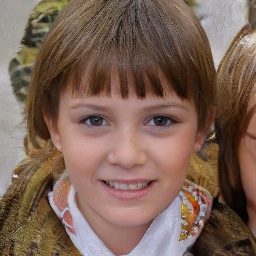
#> input picture Coding/Image/test/Fake/00HZSJQ99D.jpg, 256 x 256 px
$ python -i optical_boundary.py   (imports and definitions only)   (older library calls are emulated)
#> lines starting #> are read from the running program, lines starting #| are printed output that depends on the picture
import cv2
import numpy as np
import logging

logger = logging.getLogger(__name__)

def compute_optical_boundary_anomaly(frames: list[np.ndarray]) -> float:
    """
    Computes optical flow boundary anomaly across a sequence of face crops.

    In face-swapped deepfakes, the inner face is spliced onto the target head.
    This creates microscopic motion discontinuities at the jawline, hairline,
    and cheek boundaries. By computing dense optical flow and analyzing the
    spatial gradient of the velocity field (∇v), we can detect these "slips".

    Formula:
        v = (v_x, v_y) from Farneback Optical Flow
        ∇v_magnitude = sqrt((∂v_x/∂x)² + (∂v_y/∂y)²)

    We compare the variance of ∇v in the boundary ring vs the inner face.
    """
    if len(frames) < 2:
        return 0.5

    try:
        # We need a standard size for consistent gradient scales
        target_size = 256
        grays = []
        for f in frames:
            if len(f.shape) == 3:
                gray = cv2.cvtColor(f, cv2.COLOR_RGB2GRAY)
            else:
                gray = f
            if gray.shape[:2] != (target_size, target_size):
                gray = cv2.resize(gray, (target_size, target_size), interpolation=cv2.INTER_AREA)
            grays.append(gray)
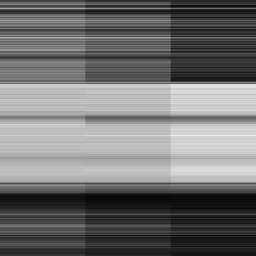
#> gray: shape (256, 256); min 7, max 236, mean 113.2
#> after the loop, grays = 256 items

        # Create masks for inner face and boundary ring
        y, x = np.ogrid[:target_size, :target_size]
        cx, cy = target_size // 2, target_size // 2

        # Elliptical mask approximations (since we only have bounding box crops)
        # Inner face: 50% radius
        # Boundary ring: 50% to 90% radius
        dist_sq = ((x - cx) / (target_size * 0.4))**2 + ((y - cy) / (target_size * 0.45))**2

        inner_mask = (dist_sq <= 1.0)
        boundary_mask = (dist_sq > 1.0) & (dist_sq <= 2.25)  # 1.5^2

        boundary_discontinuities = []

        # Process frame pairs
        for i in range(len(grays) - 1):
            prev = grays[i]
            next_f = grays[i+1]

            # Compute Dense Optical Flow (Farneback is CPU-friendly and smooth)
            flow = cv2.calcOpticalFlowFarneback(
                prev, next_f, None,
                pyr_scale=0.5, levels=3, winsize=15,
                iterations=3, poly_n=5, poly_sigma=1.2, flags=0
            )

            vx = flow[..., 0]
            vy = flow[..., 1]

            # Compute spatial gradients of the velocity field
            # Sobel derivatives with ksize=3
            dvx_dx = cv2.Sobel(vx, cv2.CV_64F, 1, 0, ksize=3)
            dvy_dy = cv2.Sobel(vy, cv2.CV_64F, 0, 1, ksize=3)

            # Magnitude of the gradient vector field ∇v
            grad_v_mag = np.sqrt(dvx_dx**2 + dvy_dy**2)

            # Analyze discontinuities
            # In a real face, the skin moves cohesively.
            # In a fake, the boundary mask slips, causing high gradient spikes in the boundary ring.

            inner_mean = np.mean(grad_v_mag[inner_mask])
            boundary_mean = np.mean(grad_v_mag[boundary_mask])

            # To avoid division by zero
            inner_mean = max(inner_mean, 1e-6)

            # Ratio of boundary motion discontinuity to inner face motion
            ratio = boundary_mean / inner_mean
            boundary_discontinuities.append(ratio)
#> this loop made 255 passes
#> (inner_mean, boundary_mean, ratio) on passes 1 to 3: (0.186, 0.184, 0.989), (0.182, 0.155, 0.853), (0.186, 0.0388, 0.208)
#> pass 1, in compute_optical_boundary_anomaly, `vx = flow[..., 0]`:
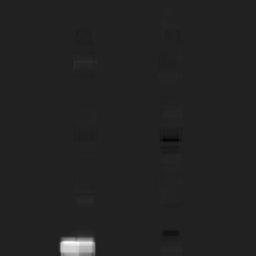
#> vx: shape (256, 256) float32; min -2.81, max 18.48, mean 0.114; drawn with min black and max white
#> pass 1, in compute_optical_boundary_anomaly, `dvx_dx = cv2.Sobel(vx, cv2.CV_64F, 1, 0, ksize=3)`:
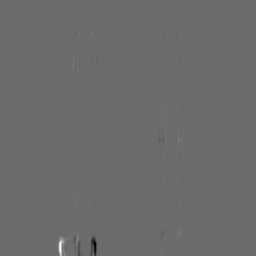
#> dvx_dx: shape (256, 256) float64; min -31.98, max 43.56, mean 0; drawn with min black and max white
#> pass 1, in compute_optical_boundary_anomaly, `dvy_dy = cv2.Sobel(vy, cv2.CV_64F, 0, 1, ksize=3)`:
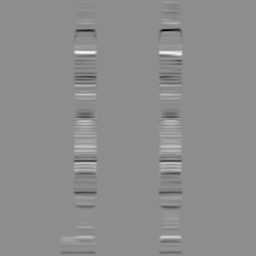
#> dvy_dy: shape (256, 256) float64; min -5.81, max 4.68, mean 0.00191; drawn with min black and max white
#> after the loop:
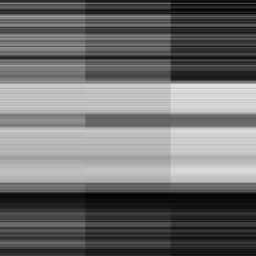
#> prev: shape (256, 256); min 2, max 229, mean 110.4
#> after the loop:
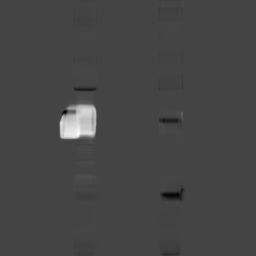
#> vx: shape (256, 256) float32; min -6.1, max 16.51, mean 0.164; drawn with min black and max white
#> after the loop:
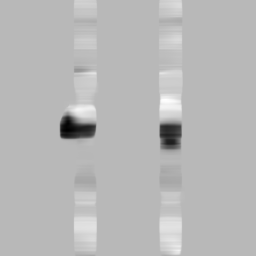
#> vy: shape (256, 256) float32; min -6.34, max 2.42, mean -0.00942; drawn with min black and max white
#> after the loop, boundary_discontinuities = 255 values, max 5.11 at index 70, min 0.0222 at index 119, mean 0.357

        if not boundary_discontinuities:
            return 0.5

        # Average ratio across the temporal window
        avg_ratio = float(np.mean(boundary_discontinuities))
#> avg_ratio = 0.357

        # Sigmoid normalization
        # Typical real face ratio is ~1.0 to 1.5 (natural expression stretch)
        # Deepfake mask slips cause ratio > 2.0 or 3.0
        # Formula: σ(4.0 * (avg_ratio - 1.8))
        logit = np.clip(4.0 * (avg_ratio - 1.8), -20.0, 20.0)
#> logit = -5.77
        anomaly_score = 1.0 / (1.0 + np.exp(-logit))
#> anomaly_score = 0.0031

        return float(anomaly_score)

    except Exception as e:
        logger.error(f"Optical boundary analysis failed: {e}")
        return 0.5

>>> import cv2
>>> picture = cv2.cvtColor(cv2.imread('../../../Image/test/Fake/00HZSJQ99D.jpg'), cv2.COLOR_BGR2RGB)
>>> result = compute_optical_boundary_anomaly(picture)
#> result = 0.0031

$ run again, on Coding/Image/test/Fake/01AV0VOUAX.jpg
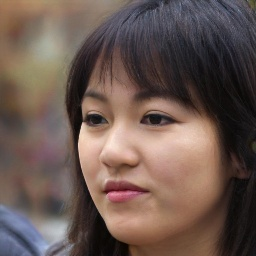
#> input picture Coding/Image/test/Fake/01AV0VOUAX.jpg, 256 x 256 px
#> after the loop in compute_optical_boundary_anomaly, `for f in frames:`:
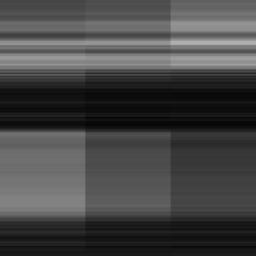
#> gray: shape (256, 256); min 5, max 176, mean 68.9
#> after the loop in compute_optical_boundary_anomaly, `for f in frames:`: grays = 256 items
#> the loop in compute_optical_boundary_anomaly, `for i in range(len(grays) - 1):` made 255 passes
#> (inner_mean, boundary_mean, ratio) on passes 1 to 3: (0.175, 0.0443, 0.253), (0.191, 0.0548, 0.286), (0.293, 0.0373, 0.127)
#> after the loop in compute_optical_boundary_anomaly, `for i in range(len(grays) - 1):`:
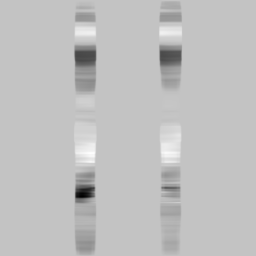
#> vy: shape (256, 256) float32; min -2.78, max 0.848, mean -0.0448; drawn with min black and max white
#> after the loop in compute_optical_boundary_anomaly, `for i in range(len(grays) - 1):`: boundary_discontinuities = 255 values, max 0.794 at index 7, min 0.00538 at index 122, mean 0.189
#> avg_ratio = 0.189
#> logit = -6.45
#> anomaly_score = 0.00159

$ run again, on Coding/Image/test/Fake/01TLT6JPSK.jpg
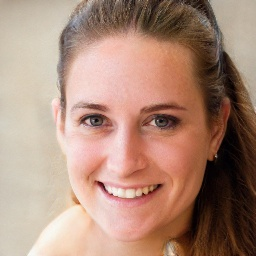
#> input picture Coding/Image/test/Fake/01TLT6JPSK.jpg, 256 x 256 px
#> after the loop in compute_optical_boundary_anomaly, `for f in frames:`:
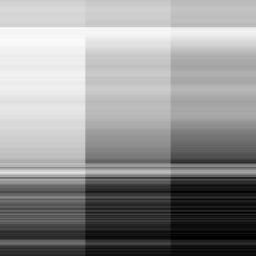
#> gray: shape (256, 256); min 0, max 250, mean 146.6
#> after the loop in compute_optical_boundary_anomaly, `for f in frames:`: grays = 256 items
#> the loop in compute_optical_boundary_anomaly, `for i in range(len(grays) - 1):` made 255 passes
#> (inner_mean, boundary_mean, ratio) on passes 1 to 3: (0.166, 0.0226, 0.136), (0.167, 0.0144, 0.0863), (0.125, 0.0172, 0.137)
#> after the loop in compute_optical_boundary_anomaly, `for i in range(len(grays) - 1):`:
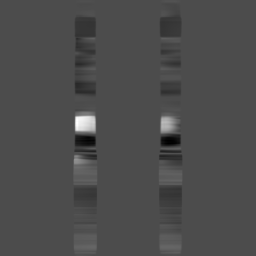
#> vy: shape (256, 256) float32; min -1.52, max 3.53, mean 0.00233; drawn with min black and max white
#> after the loop in compute_optical_boundary_anomaly, `for i in range(len(grays) - 1):`: boundary_discontinuities = 255 values, max 0.982 at index 125, min 0.0216 at index 120, mean 0.171
#> avg_ratio = 0.171
#> logit = -6.52
#> anomaly_score = 0.00148

$ run again, on Coding/Image/test/Fake/0AQEWAAR2I.jpg
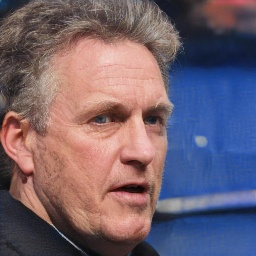
#> input picture Coding/Image/test/Fake/0AQEWAAR2I.jpg, 256 x 256 px
#> after the loop in compute_optical_boundary_anomaly, `for f in frames:`: grays = 256 items
#> the loop in compute_optical_boundary_anomaly, `for i in range(len(grays) - 1):` made 255 passes
#> (inner_mean, boundary_mean, ratio) on passes 1 to 3: (0.422, 0.0443, 0.105), (0.349, 0.057, 0.163), (0.339, 0.0604, 0.178)
#> after the loop in compute_optical_boundary_anomaly, `for i in range(len(grays) - 1):`:
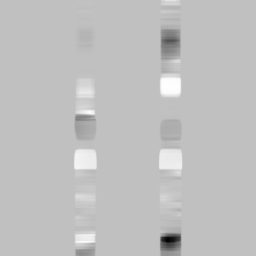
#> vy: shape (256, 256) float32; min -3.79, max 1.23, mean -0.0058; drawn with min black and max white
#> after the loop in compute_optical_boundary_anomaly, `for i in range(len(grays) - 1):`: boundary_discontinuities = 255 values, max 1.07 at index 128, min 0.0292 at index 16, mean 0.286
#> avg_ratio = 0.286
#> logit = -6.06
#> anomaly_score = 0.00234
